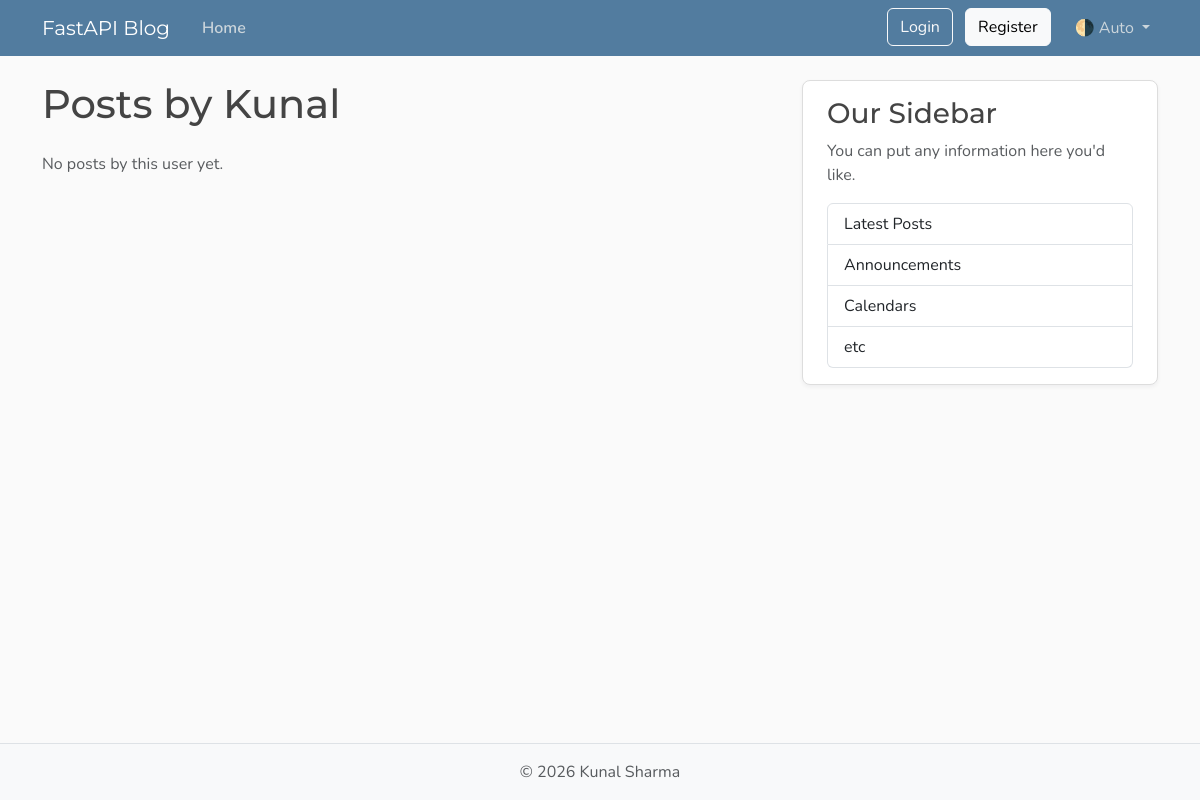
The page /users/2/posts on the database as committed earlier.
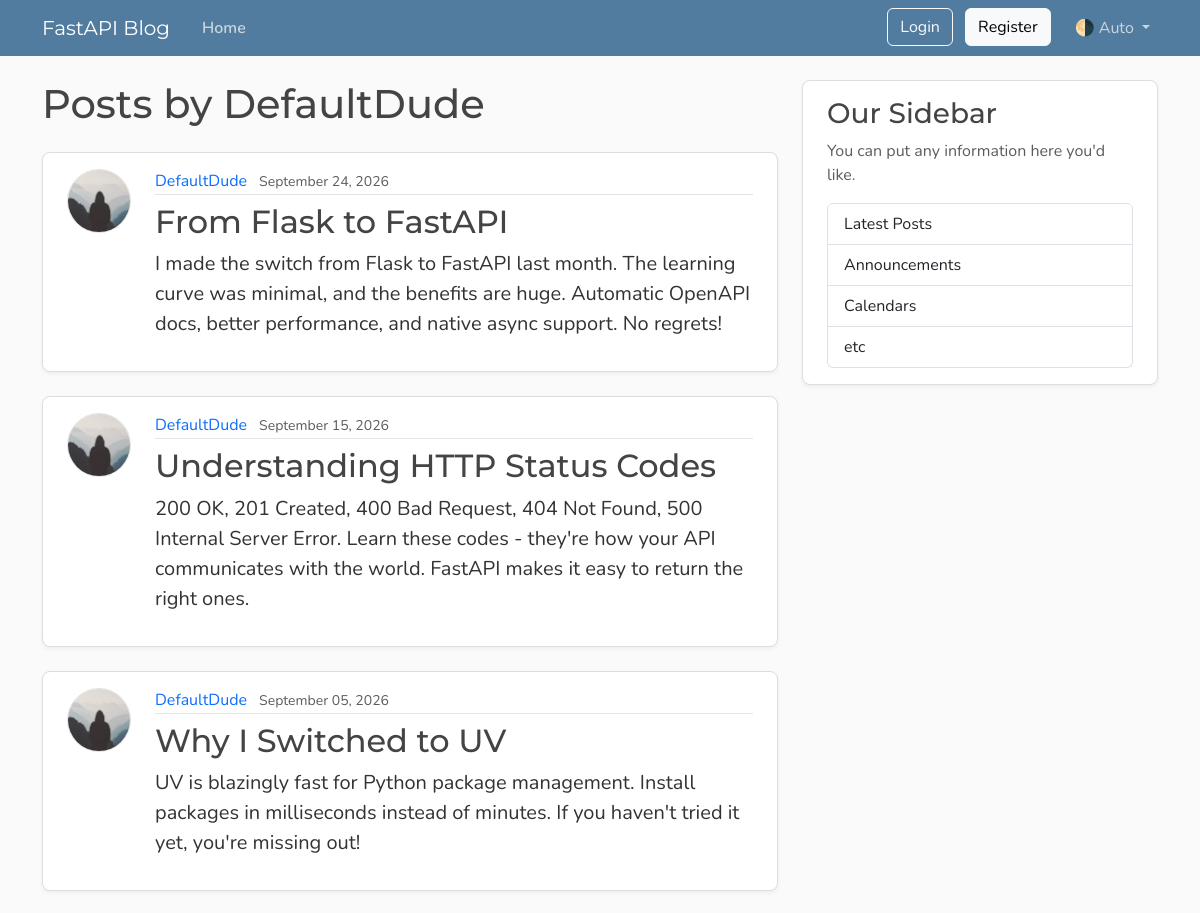
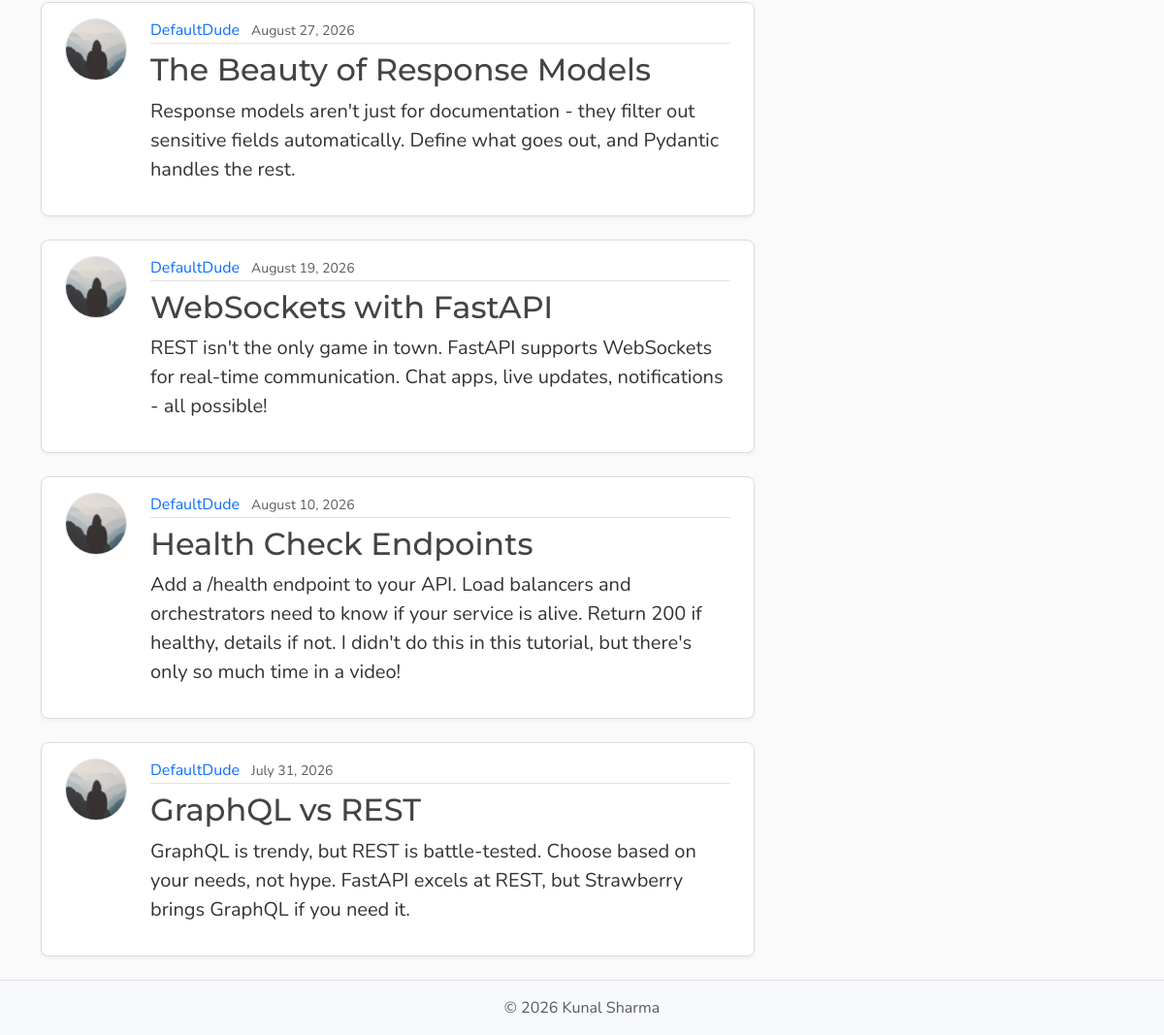
The same page on the database as committed later (2 pictures, top to bottom).
### model.py (models this page shows, shortened)
class User(Base):
    __tablename__ = "users"
    id : Mapped[int] = mapped_column(Integer , primary_key=True , index=True)
    username : Mapped[str] = mapped_column(String(50) , unique=True ,nullable=False)
    email : Mapped[str] = mapped_column(String , unique=True , nullable=False)
    password_hash: Mapped[str] = mapped_column(String(200), nullable=False)
    image_file: Mapped[str | None]= mapped_column(
        String(200),
        nullable=True,
        default=None,
    )
    posts:Mapped[list[Post]] =  relationship(
                                back_populates="author",
                                cascade="all ,delete-orphan"
                                )

class Post(Base):
    __tablename__ = "posts"
    id: Mapped[int] = mapped_column(Integer, primary_key=True , index = True)
    title : Mapped[str] = mapped_column(String , nullable=False)
    content: Mapped[str] = mapped_column(TEXT , nullable=False)
    user_id: Mapped[int] = mapped_column(
        ForeignKey("users.id"),
        index=True,
        nullable=False )
    date_posted : Mapped[datetime] = mapped_column(
    DATETIME(timezone = True),
    default= lambda :datetime.now(UTC),
    )
    author : Mapped[User] = relationship(back_populates="posts")

### main.py (the view)
@app.get("/users/{user_id}/posts", name="user_posts")
async def user_post_page(request: Request, user_id: int, db: Annotated[AsyncSession, Depends(get_db)]):
    result = await db.execute(select(model.User).where(model.User.id == user_id))
    user = result.scalars().first()
    if not user:
        raise HTTPException(
            status_code=status.HTTP_404_NOT_FOUND,
            detail="User not found",
        )
    count_result = await db.execute(
        select(func.count())
        .select_from(model.Post)
        .where(model.Post.user_id == user_id)
    )
    total = count_result.scalar() or 0
    result = await db.execute(
        select(model.Post)
        .options(selectinload(model.Post.author))
        .where(model.Post.user_id == user_id)
        .order_by(model.Post.date_posted.desc())
        .limit(settings.posts_per_page)
    )
    posts = result.scalars().all()
    has_more = len(posts) < total
    return templates.TemplateResponse(
        request,
        "user_post.html",
        {
            "posts": posts,
            "user": user,
            "title": f"{user.username}'s posts",
            "limit": settings.posts_per_page,
            "has_more": has_more,
        },
    )

### templates/user_post.html (shortened to what this page needs)
{% extends "layout.html" %}
{% block content %}
    <h1 class="mb-4">Posts by {{ user.username }}</h1>
    <div id="postsContainer">
        {% for post in posts %}
            <article class="content-section py-3 px-4 mb-4">
                <div class="d-flex align-items-start gap-4">
                    <img class="rounded-circle article-img flex-shrink-0"
                         src="{{ post.author.image_path }}"
                         alt="{{ post.author.username }}'s profile picture"
                         width="64"
                         height="64"
                         loading="lazy">
                    <div class="flex-grow-1">
                        <div class="article-metadata mb-2">
                            <a class="me-2"
                               href="{{ url_for('user_posts', user_id=post.author.id) }}">{{ post.author.username }}</a>
                            <small class="text-body-secondary">{{ post.date_posted.strftime("%B %d, %Y") }}</small>
                        </div>
                        <h2>
                            <a class="article-title"
                               href="{{ url_for('post_page', post_id=post.id) }}">{{ post.title }}</a>
                        </h2>
                        <p class="article-content">{{ post.content }}</p>
                    </div>
                </div>
            </article>
        {% else %}
            <p class="text-body-secondary">No posts by this user yet.</p>
        {% endfor %}
    </div>
{% endblock content %}

Rows that differ between the two databases and show on the page:
changed User: username "Kunal" → "DefaultDude"
added Post: author.username "DefaultDude", date_posted "September 24, 2026", title "From Flask to FastAPI", content "I made the switch from Flask to FastAPI last month. The learning curve was minimal, and the benefits are huge. Automatic OpenAPI docs, better performance, and native async support. No regrets!"
added Post: author.username "DefaultDude", date_posted "September 15, 2026", title "Understanding HTTP Status Codes", content "200 OK, 201 Created, 400 Bad Request, 404 Not Found, 500 Internal Server Error. Learn these codes - they're how your API communicates with the world. FastAPI makes it easy to return the right ones."
added Post: author.username "DefaultDude", date_posted "September 05, 2026", title "Why I Switched to UV", content "UV is blazingly fast for Python package management. Install packages in milliseconds instead of minutes. If you haven't tried it yet, you're missing out!"
added Post: author.username "DefaultDude", date_posted "August 27, 2026", title "The Beauty of Response Models", content "Response models aren't just for documentation - they filter out sensitive fields automatically. Define what goes out, and Pydantic handles the rest."
added Post: author.username "DefaultDude", date_posted "August 19, 2026", title "WebSockets with FastAPI", content "REST isn't the only game in town. FastAPI supports WebSockets for real-time communication. Chat apps, live updates, notifications - all possible!"
added Post: author.username "DefaultDude", date_posted "August 10, 2026", title "Health Check Endpoints", content "Add a /health endpoint to your API. Load balancers and orchestrators need to know if your service is alive. Return 200 if healthy, details if not. I didn't do this in this tutorial, but there's only so much time in a video!"
now on this page (row edited): Post: author.username "DefaultDude", date_posted "July 31, 2026", title "GraphQL vs REST", content "GraphQL is trendy, but REST is battle-tested. Choose based on your needs, not hype. FastAPI excels at REST, but Strawberry brings GraphQL if you need it."
Other text that changed with them:
text no longer shown: "No posts by this user yet."
